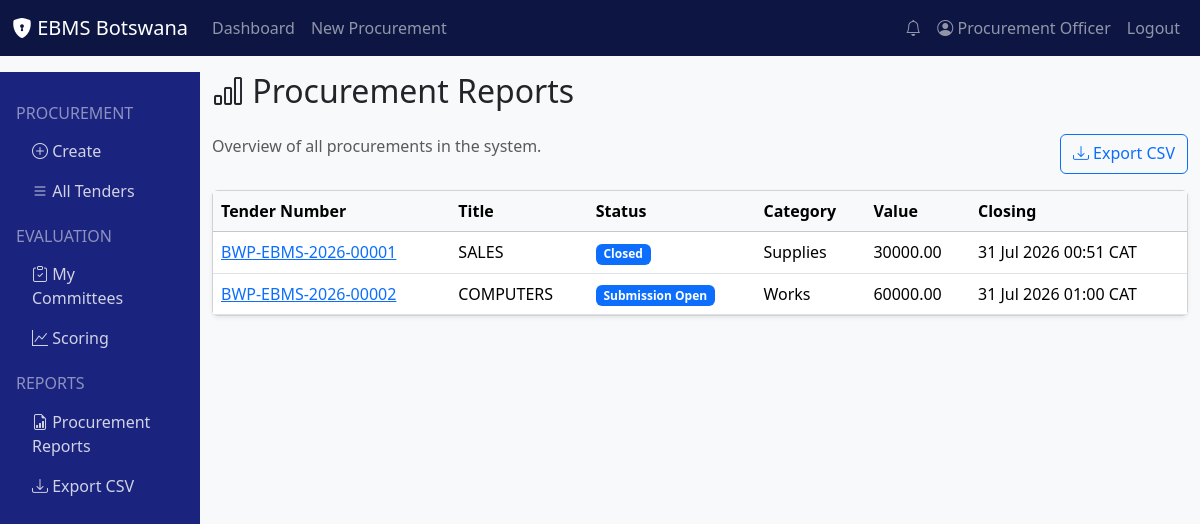
Screenshot of /reports/procurements (signed in) with the database file from the repository.
### models/user.py (models this page shows, shortened)
class User(UserMixin, db.Model):
    __tablename__ = 'users'
    id = db.Column(db.Integer, primary_key=True)
    username = db.Column(db.String(80), unique=True, nullable=False, index=True)
    email = db.Column(db.String(120), unique=True, nullable=False, index=True)
    password_hash = db.Column(db.String(256), nullable=False)
    first_name = db.Column(db.String(100), nullable=False)
    last_name = db.Column(db.String(100), nullable=False)
    phone = db.Column(db.String(20))
    department = db.Column(db.String(100))
    is_active = db.Column(db.Boolean, default=True)
    is_verified = db.Column(db.Boolean, default=False)
    mfa_enabled = db.Column(db.Boolean, default=False)
    mfa_secret = db.Column(db.String(100))
    last_login = db.Column(db.DateTime)
    last_ip = db.Column(db.String(45))
    failed_logins = db.Column(db.Integer, default=0)
    locked_until = db.Column(db.DateTime)
    created_at = db.Column(db.DateTime, default=lambda: datetime.now(pytz.timezone('Africa/Gaborone')))
    updated_at = db.Column(db.DateTime, default=lambda: datetime.now(pytz.timezone('Africa/Gaborone')),
                          onupdate=lambda: datetime.now(pytz.timezone('Africa/Gaborone')))
    role_id = db.Column(db.Integer, db.ForeignKey('roles.id'))
    role = db.relationship('Role', back_populates='users')
    procurements = db.relationship('Procurement', foreign_keys='Procurement.created_by',
                                   back_populates='created_by_user', lazy='dynamic')
    committee_memberships = db.relationship('CommitteeMember', back_populates='user', lazy='dynamic')
    audit_logs = db.relationship('AuditLog', back_populates='user', lazy='dynamic')
    notifications = db.relationship('Notification', back_populates='user', lazy='dynamic')
    def get_full_name(self):
        return f"{self.first_name} {self.last_name}"
    def has_role(self, role_name):
        return self.role and self.role.name == role_name

### models/procurement.py (models this page shows, shortened)
class Procurement(db.Model):
    __tablename__ = 'procurements'
    id = db.Column(db.Integer, primary_key=True)
    tender_number = db.Column(db.String(100), unique=True, nullable=False, index=True)
    title = db.Column(db.String(500), nullable=False)
    description = db.Column(db.Text)
    category = db.Column(db.String(50), nullable=False)
    procurement_method = db.Column(db.String(100), nullable=False)
    submission_method = db.Column(db.String(50), default='single_envelope')
    evaluation_method = db.Column(db.String(100))
    estimated_value = db.Column(db.Numeric(15, 2))
    currency = db.Column(db.String(3), default='BWP')
    funding_source = db.Column(db.String(200))
    budget_confirmed = db.Column(db.Boolean, default=False)
    ppra_code = db.Column(db.String(50))
    ppra_sub_code = db.Column(db.String(50))
    ppra_grade = db.Column(db.String(20))
    status = db.Column(db.String(50), default='draft', index=True)
    publication_date = db.Column(db.DateTime)
    closing_date = db.Column(db.DateTime, index=True)
    opening_date = db.Column(db.DateTime)
    cooling_off_end = db.Column(db.DateTime)
    validity_days = db.Column(db.Integer, default=90)
    has_lots = db.Column(db.Boolean, default=False)
    lot_count = db.Column(db.Integer, default=1)
    reservation_scheme = db.Column(db.String(100))
    preference_percentage = db.Column(db.Numeric(5, 2))
    citizen_participation_required = db.Column(db.Boolean, default=False)
    approved_by = db.Column(db.Integer, db.ForeignKey('users.id'))
    approved_at = db.Column(db.DateTime)
    approval_notes = db.Column(db.Text)
    created_by = db.Column(db.Integer, db.ForeignKey('users.id'), nullable=False)
    created_at = db.Column(db.DateTime, default=lambda: datetime.now(pytz.timezone('Africa/Gaborone')))
    updated_at = db.Column(db.DateTime, default=lambda: datetime.now(pytz.timezone('Africa/Gaborone')),
                          onupdate=lambda: datetime.now(pytz.timezone('Africa/Gaborone')))
    created_by_user = db.relationship('User', foreign_keys=[created_by], back_populates='procurements')
    approver = db.relationship('User', foreign_keys=[approved_by])
    documents = db.relationship('ProcurementDocument', back_populates='procurement', lazy='dynamic', cascade='all, delete-orphan')
    workspace = db.relationship('Workspace', back_populates='procurement', uselist=False, cascade='all, delete-orphan')
    bidders = db.relationship('Bidder', back_populates='procurement', lazy='dynamic')
    bid_submissions = db.relationship('BidSubmission', back_populates='procurement', lazy='dynamic')
    bid_openings = db.relationship('BidOpening', back_populates='procurement', lazy='dynamic')
    committees = db.relationship('EvaluationCommittee', back_populates='procurement', lazy='dynamic')
    technical_evaluations = db.relationship('TechnicalEvaluation', back_populates='procurement', lazy='dynamic')
    financial_evaluations = db.relationship('FinancialEvaluation', back_populates='procurement', lazy='dynamic')
    clarifications = db.relationship('Clarification', back_populates='procurement', lazy='dynamic')
    awards = db.relationship('Award', back_populates='procurement', lazy='dynamic')
    complaints = db.relationship('Complaint', back_populates='procurement', lazy='dynamic')
    audit_logs = db.relationship('AuditLog', back_populates='procurement', lazy='dynamic')
    notifications = db.relationship('Notification', back_populates='procurement', lazy='dynamic')

### routes/reports.py (the view)
@bp.route('/procurements')
@login_required
@require_procurement_staff()
def procurements():
    procs = Procurement.query.all()
    return render_template('reports/procurements.html', procurements=procs)

### app.py (called while the page is built)
@login_manager.user_loader
def load_user(user_id):
    from models.user import User
    return User.query.get(int(user_id))

### utils/date_validator.py (called while the page is built)
def format_botswana_time(value):
    if value is None:
        return ''
    if isinstance(value, str):
        try:
            value = datetime.fromisoformat(value)
        except:
            return value
    return value.strftime('%d %b %Y %H:%M') + ' CAT'

### templates/reports/procurements.html (shortened to what this page needs)
{% extends "base.html" %}
{% block content %}
<h2 class="mb-4"><i class="bi bi-bar-chart"></i> Procurement Reports</h2>
<div class="d-flex justify-content-between mb-3">
    <p class="text-muted">Overview of all procurements in the system.</p>
    <a href="{{ url_for('reports.export_csv') }}" class="btn btn-outline-primary"><i class="bi bi-download"></i> Export CSV</a>
</div>
<div class="card shadow-sm">
    <div class="table-responsive">
        <table class="table table-hover mb-0">
            <thead class="table-light">
                <tr><th>Tender Number</th><th>Title</th><th>Status</th><th>Category</th><th>Value</th><th>Closing</th></tr>
            </thead>
            <tbody>
                {% for p in procurements %}
                <tr>
                    <td><a href="{{ url_for('procurement.details', id=p.id) }}">{{ p.tender_number }}</a></td>
                    <td>{{ p.title[:50] }}{% if p.title|length > 50 %}...{% endif %}</td>
                    <td><span class="badge bg-{{ 'success' if p.status == 'published' else 'secondary' if p.status == 'draft' else 'primary' }}">{{ p.status.replace('_', ' ').title() }}</span></td>
                    <td>{{ p.category.title() }}</td>
                    <td>{{ p.estimated_value or 'N/A' }}</td>
                    <td>{{ p.closing_date | botswana_time if p.closing_date else 'N/A' }}</td>
                </tr>
                {% else %}
                <tr><td colspan="6" class="text-center text-muted">No procurements found.</td></tr>
                {% endfor %}
            </tbody>
        </table>
    </div>
</div>
{% endblock %}

### templates/base.html (shortened to what this page needs)
<!DOCTYPE html>
<html lang="en">
<head>
    <link href="https://cdn.jsdelivr.net/npm/bootstrap@5.3.2/dist/css/bootstrap.min.css" rel="stylesheet">
    <link rel="stylesheet" href="https://cdn.jsdelivr.net/npm/bootstrap-icons@1.11.1/font/bootstrap-icons.css">
</head>
<body class="bg-light">
    <nav class="navbar navbar-expand-lg navbar-dark" style="background: #0d1642;">
        <div class="container-fluid">
            <a class="navbar-brand" href="{{ url_for('dashboard.index') }}">
                <i class="bi bi-shield-lock-fill"></i> EBMS Botswana
            </a>
            <div class="collapse navbar-collapse">
                <ul class="navbar-nav me-auto">
                    {% if current_user.is_authenticated %}
                    <li class="nav-item"><a class="nav-link" href="{{ url_for('dashboard.index') }}">Dashboard</a></li>
                    <li class="nav-item"><a class="nav-link" href="{{ url_for('procurement.create') }}">New Procurement</a></li>
                    {% endif %}
                </ul>
                <ul class="navbar-nav">
                    {% if current_user.is_authenticated %}
                    <li class="nav-item"><a class="nav-link" href="{{ url_for('notifications.index') }}"><i class="bi bi-bell"></i></a></li>
                    <li class="nav-item"><a class="nav-link" href="{{ url_for('auth.profile') }}"><i class="bi bi-person-circle"></i> {{ current_user.get_full_name() }}</a></li>
                    <li class="nav-item"><a class="nav-link" href="{{ url_for('auth.logout') }}">Logout</a></li>
                    {% else %}
                    <li class="nav-item"><a class="nav-link" href="{{ url_for('auth.login') }}">Login</a></li>
                    <li class="nav-item"><a class="nav-link" href="{{ url_for('auth.register') }}">Register</a></li>
                    {% endif %}
                </ul>
            </div>
        </div>
    </nav>
    <div class="container-fluid mt-3">
        <div class="row">
            {% if current_user.is_authenticated %}
            <div class="col-md-2 d-none d-md-block sidebar p-3">
                {% if not current_user.has_role('Bidder') %}
                <h6 class="text-white-50 text-uppercase mt-3">Procurement</h6>
                <nav class="nav flex-column">
                    <a class="nav-link" href="{{ url_for('procurement.create') }}"><i class="bi bi-plus-circle"></i> Create</a>
                    <a class="nav-link" href="{{ url_for('procurement.list_tenders') }}"><i class="bi bi-list"></i> All Tenders</a>
                </nav>
                <h6 class="text-white-50 text-uppercase mt-3">Evaluation</h6>
                <nav class="nav flex-column">
                    <a class="nav-link" href="#"><i class="bi bi-clipboard-check"></i> My Committees</a>
                    <a class="nav-link" href="#"><i class="bi bi-graph-up"></i> Scoring</a>
                </nav>
                {% endif %}
                {% if current_user.role and current_user.role.name in ['Procurement Unit', 'Procurement Oversight Unit', 'Accounting Officer', 'System Administrator'] %}
                <h6 class="text-white-50 text-uppercase mt-3">Reports</h6>
                <nav class="nav flex-column">
                    <a class="nav-link" href="{{ url_for('procurement.list_tenders') }}"><i class="bi bi-file-earmark-bar-graph"></i> Procurement Reports</a>
                    <a class="nav-link" href="{{ url_for('reports.export_csv') }}"><i class="bi bi-download"></i> Export CSV</a>
                </nav>
                {% endif %}
            </div>
            <div class="col-md-10">
            {% else %}
            <div class="col-12">
            {% endif %}
                {% block content %}{% endblock %}
            </div>
        </div>
    </div>
</body>
</html>

### templates/base.html (style rules this page uses)
.sidebar { min-height: 100vh; background: #1a237e; }
.sidebar .nav-link { color: rgba(255,255,255,0.8); }

### rows the page displays
User: get_full_name "Procurement Officer"
Procurement: tender_number "BWP-EBMS-2026-00001", title "SALES", status.replace "Closed", category "Supplies", estimated_value "30000.00", closing_date|botswana_time "31 Jul 2026 00:51 CAT"
Procurement: tender_number "BWP-EBMS-2026-00002", title "COMPUTERS", status.replace "Submission Open", category "Works", estimated_value "60000.00", closing_date|botswana_time "31 Jul 2026 01:00 CAT"
